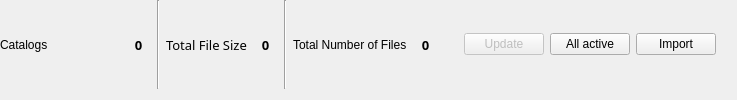
             <widget class="QWidget" name="Devices_widget_CatalogStats" native="true">
              <layout class="QHBoxLayout" name="horizontalLayout_5">
               <property name="leftMargin">
                <number>0</number>
               </property>
               <property name="topMargin">
                <number>0</number>
               </property>
               <item>
                <layout class="QHBoxLayout" name="Catalogs_horizontalLayout_Totals">
                 <item>
                  <widget class="QLabel" name="Catalogs_label_CatalogsLabel">
                   <property name="minimumSize">
                    <size>
                     <width>120</width>
                     <height>0</height>
                    </size>
                   </property>
                   <property name="text">
                    <string>Catalogs</string>
                   </property>
                  </widget>
                 </item>
                 <item>
                  <widget class="QLabel" name="Catalogs_label_Catalogs">
                   <property name="minimumSize">
                    <size>
                     <width>25</width>
                     <height>0</height>
                    </size>
                   </property>
                   <property name="font">
                    <font>
                     <family>Noto Sans</family>
                     <pointsize>10</pointsize>
                     <bold>true</bold>
                    </font>
                   </property>
                   <property name="text">
                    <string>0</string>
                   </property>
                   <property name="alignment">
                    <set>Qt::AlignmentFlag::AlignCenter</set>
                   </property>
                  </widget>
                 </item>
                 <item>
                  <widget class="Line" name="Catalogs_line_01">
                   <property name="orientation">
                    <enum>Qt::Orientation::Vertical</enum>
                   </property>
                  </widget>
                 </item>
                 <item>
                  <widget class="QLabel" name="Catalogs_label_TotalSizeLabel">
                   <property name="font">
                    <font>
                     <family>Noto Sans</family>
                     <pointsize>10</pointsize>
                    </font>
                   </property>
                   <property name="text">
                    <string>Total File Size</string>
                   </property>
                  </widget>
                 </item>
                 <item>
                  <widget class="QLabel" name="Catalogs_label_TotalSize">
                   <property name="minimumSize">
                    <size>
                     <width>25</width>
                     <height>0</height>
                    </size>
                   </property>
                   <property name="font">
                    <font>
                     <family>Noto Sans</family>
                     <pointsize>10</pointsize>
                     <bold>true</bold>
                    </font>
                   </property>
                   <property name="text">
                    <string>0</string>
                   </property>
                   <property name="alignment">
                    <set>Qt::AlignmentFlag::AlignCenter</set>
                   </property>
                  </widget>
                 </item>
                 <item>
                  <widget class="Line" name="Catalogs_line_02">
                   <property name="orientation">
                    <enum>Qt::Orientation::Vertical</enum>
                   </property>
                  </widget>
                 </item>
                 <item>
                  <widget class="QLabel" name="Catalogs_label_TotalNumberLabel">
                   <property name="text">
                    <string>Total Number of Files</string>
                   </property>
                  </widget>
                 </item>
                 <item>
                  <widget class="QLabel" name="Catalogs_label_TotalNumber">
                   <property name="minimumSize">
                    <size>
                     <width>25</width>
                     <height>0</height>
                    </size>
                   </property>
                   <property name="font">
                    <font>
                     <family>Noto Sans</family>
                     <pointsize>10</pointsize>
                     <bold>true</bold>
                    </font>
                   </property>
                   <property name="text">
                    <string>0</string>
                   </property>
                   <property name="alignment">
                    <set>Qt::AlignmentFlag::AlignCenter</set>
                   </property>
                  </widget>
                 </item>
                 <item>
                  <spacer name="Storage_horizontalSpacer_7">
                   <property name="orientation">
                    <enum>Qt::Orientation::Horizontal</enum>
                   </property>
                   <property name="sizeType">
                    <enum>QSizePolicy::Policy::Fixed</enum>
                   </property>
                   <property name="sizeHint" stdset="0">
                    <size>
                     <width>20</width>
                     <height>20</height>
                    </size>
                   </property>
                  </spacer>
                 </item>
                 <item>
                  <widget class="QPushButton" name="Catalogs_pushButton_UpdateCatalog">
                   <property name="enabled">
                    <bool>false</bool>
                   </property>
                   <property name="toolTip">
                    <string>&lt;html&gt;&lt;head/&gt;&lt;body&gt;&lt;p&gt;Update the selected catalog's files, if the device is available&lt;/p&gt;&lt;/body&gt;&lt;/html&gt;</string>
                   </property>
                   <property name="text">
                    <string>Update</string>
                   </property>
                   <property name="icon">
                    <iconset theme="media-playlist-repeat"/>
                   </property>
                   <property name="iconSize">
                    <size>
                     <width>16</width>
                     <height>16</height>
                    </size>
                   </property>
                  </widget>
                 </item>
                 <item>
                  <widget class="QPushButton" name="Catalogs_pushButton_UpdateAllActive">
                   <property name="enabled">
                    <bool>true</bool>
                   </property>
                   <property name="toolTip">
                    <string>&lt;html&gt;&lt;head/&gt;&lt;body&gt;&lt;p&gt;Update all the catalogs that are active, if the device is available.&lt;/p&gt;&lt;/body&gt;&lt;/html&gt;</string>
                   </property>
                   <property name="text">
                    <string>All active</string>
                   </property>
                   <property name="icon">
                    <iconset theme="media-playlist-repeat"/>
                   </property>
                   <property name="iconSize">
                    <size>
                     <width>16</width>
                     <height>16</height>
                    </size>
                   </property>
                  </widget>
                 </item>
                 <item>
                  <widget class="QPushButton" name="Catalogs_pushButton_Import">
                   <property name="enabled">
                    <bool>true</bool>
                   </property>
                   <property name="toolTip">
                    <string>&lt;html&gt;&lt;head/&gt;&lt;body&gt;&lt;p&gt;Import a list of volumes from VVV&lt;/p&gt;&lt;/body&gt;&lt;/html&gt;</string>
                   </property>
                   <property name="text">
                    <string>Import</string>
                   </property>
                   <property name="icon">
                    <iconset theme="kontact-import-wizard"/>
                   </property>
                  </widget>
                 </item>
                 <item>
                  <spacer name="Storage_horizontalSpacer_6">
                   <property name="orientation">
                    <enum>Qt::Orientation::Horizontal</enum>
                   </property>
                   <property name="sizeHint" stdset="0">
                    <size>
                     <width>10</width>
                     <height>30</height>
                    </size>
                   </property>
                  </spacer>
                 </item>
                </layout>
               </item>
              </layout>
             </widget>
